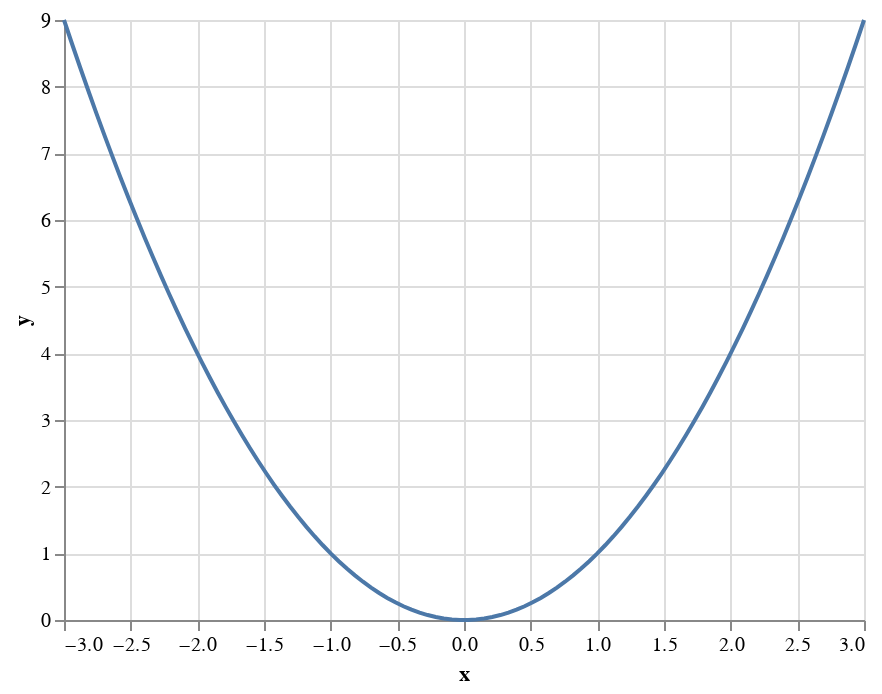

The code cell stored with this chart in its notebook:
### Markdown cell above
Though this is a nice enough plot, perhaps we want to highlight the fact that these points lie along a parabola. As such, let's work toward adding a parabolic curve to our plot that passes through all the points.

There are several ways to do this; let's work through one together. First, let's focus on generating the graph of the function $f(x) = x^2$ on the interval $[-3, 3]$. One way to do this is to create a very fine set of points between $-3$ and $3$, square each, and then create a line graph of the resulting plot. Because the `x`-values are so close together, the line segments will appear smooth when viewed holistically.

### Code cell
## Replace this cell with your answers
temp_df = pd.DataFrame({
    'x': np.linspace(-3, 3, num = 100),
    'y':  np.linspace(-3, 3, num = 100) ** 2
})

parabola1 = alt.Chart(temp_df).encode(x = 'x', y = 'y')
parabola1.mark_line()

### Figure 1 — Vega-Lite specification as saved in the notebook (floating-point values rounded to 4 significant figures)
{"config": {"view": {"continuousWidth": 400, "continuousHeight": 300}}, "data": {"name": "data-6ea41c0ac19ba986b618891cf2119ef1"}, "mark": "line", "encoding": {"x": {"field": "x", "type": "quantitative"}, "y": {"field": "y", "type": "quantitative"}}, "$schema": "https://vega.github.io/schema/vega-lite/v4.17.0.json", "datasets": {"data-6ea41c0ac19ba986b618891cf2119ef1": [{"x": -3.0, "y": 9.0}, {"x": -2.939, "y": 8.64}, {"x": -2.879, "y": 8.287}, {"x": -2.818, "y": 7.942}, {"x": -2.758, "y": 7.604}, {"x": -2.697, "y": 7.274}, {"x": -2.636, "y": 6.95}, {"x": -2.576, "y": 6.635}, {"x": -2.515, "y": 6.326}, {"x": -2.455, "y": 6.025}, {"x": -2.394, "y": 5.731}, {"x": -2.333, "y": 5.444}, {"x": -2.273, "y": 5.165}, {"x": -2.212, "y": 4.893}, {"x": -2.152, "y": 4.629}, {"x": -2.091, "y": 4.372}, {"x": -2.03, "y": 4.122}, {"x": -1.97, "y": 3.88}, {"x": -1.909, "y": 3.645}, {"x": -1.848, "y": 3.417}, {"x": -1.788, "y": 3.197}, {"x": -1.727, "y": 2.983}, {"x": -1.667, "y": 2.778}, {"x": -1.606, "y": 2.579}, {"x": -1.545, "y": 2.388}, {"x": -1.485, "y": 2.205}, {"x": -1.424, "y": 2.028}, {"x": -1.364, "y": 1.86}, {"x": -1.303, "y": 1.698}, {"x": -1.242, "y": 1.544}, {"x": -1.182, "y": 1.397}, {"x": -1.121, "y": 1.257}, {"x": -1.061, "y": 1.125}, {"x": -1.0, "y": 1.0}, {"x": -0.9394, "y": 0.8825}, {"x": -0.8788, "y": 0.7723}, {"x": -0.8182, "y": 0.6694}, {"x": -0.7576, "y": 0.5739}, {"x": -0.697, "y": 0.4858}, {"x": -0.6364, "y": 0.405}, {"x": -0.5758, "y": 0.3315}, {"x": -0.5152, "y": 0.2654}, {"x": -0.4545, "y": 0.2066}, {"x": -0.3939, "y": 0.1552}, {"x": -0.3333, "y": 0.1111}, {"x": -0.2727, "y": 0.07438}, {"x": -0.2121, "y": 0.045}, {"x": -0.1515, "y": 0.02296}, {"x": -0.09091, "y": 0.008264}, {"x": -0.0303, "y": 0.0009183}, {"x": 0.0303, "y": 0.0009183}, {"x": 0.09091, "y": 0.008264}, {"x": 0.1515, "y": 0.02296}, {"x": 0.2121, "y": 0.045}, {"x": 0.2727, "y": 0.07438}, {"x": 0.3333, "y": 0.1111}, {"x": 0.3939, "y": 0.1552}, {"x": 0.4545, "y": 0.2066}, {"x": 0.5152, "y": 0.2654}, {"x": 0.5758, "y": 0.3315}, {"x": 0.6364, "y": 0.405}, {"x": 0.697, "y": 0.4858}, {"x": 0.7576, "y": 0.5739}, {"x": 0.8182, "y": 0.6694}, {"x": 0.8788, "y": 0.7723}, {"x": 0.9394, "y": 0.8825}, {"x": 1.0, "y": 1.0}, {"x": 1.061, "y": 1.125}, {"x": 1.121, "y": 1.257}, {"x": 1.182, "y": 1.397}, {"x": 1.242, "y": 1.544}, {"x": 1.303, "y": 1.698}, {"x": 1.364, "y": 1.86}, {"x": 1.424, "y": 2.028}, {"x": 1.485, "y": 2.205}, {"x": 1.545, "y": 2.388}, {"x": 1.606, "y": 2.579}, {"x": 1.667, "y": 2.778}, {"x": 1.727, "y": 2.983}, {"x": 1.788, "y": 3.197}, {"x": 1.848, "y": 3.417}, {"x": 1.909, "y": 3.645}, {"x": 1.97, "y": 3.88}, {"x": 2.03, "y": 4.122}, {"x": 2.091, "y": 4.372}, {"x": 2.152, "y": 4.629}, {"x": 2.212, "y": 4.893}, {"x": 2.273, "y": 5.165}, {"x": 2.333, "y": 5.444}, {"x": 2.394, "y": 5.731}, {"x": 2.455, "y": 6.025}, {"x": 2.515, "y": 6.326}, {"x": 2.576, "y": 6.635}, {"x": 2.636, "y": 6.95}, {"x": 2.697, "y": 7.274}, {"x": 2.758, "y": 7.604}, {"x": 2.818, "y": 7.942}, {"x": 2.879, "y": 8.287}, {"x": 2.939, "y": 8.64}, {"x": 3.0, "y": 9.0}]}}
